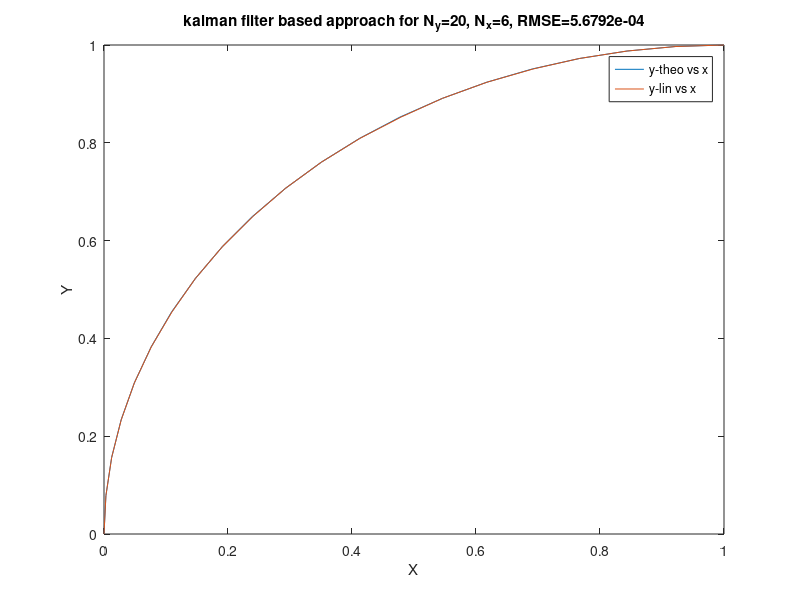

MATLAB code to generate this figure:
%% This code is created by Mayur Gaikwad | 16D100008 for Dual Degree Project (filter implementation on real values)
clear all:
clc;
close all;
%% Input parameters (semicircular arc from (0,0) to (2,0)
y_points=20; %scanner frequency
x_points=6;
ty=linspace(0,0.5,y_points+1);
phase=1/y_points/2;
tx=linspace(0,0.5,x_points+1);
%% theoretical values (we look for the values at t1)
%Curve equation = (x-1)^2 + y^2 = 1^2
ytheo=sin(pi*ty);
xtheo=1-sqrt(1-ytheo.*ytheo);
xact=1-cos(pi*tx);
%xarr=[xact; tx];
xfin=ones(1,y_points+1);
%% linear interpolation values of x at each y
%prev=xarr(2,1);
previndex=1;
%next=xarr(2,2);
nextindex=2;
i=1;
while i <=y_points
    if ty(i)>tx(nextindex)
        previndex=nextindex;
        nextindex=nextindex+1;
    elseif ty(i)==tx(previndex)
        xfin(i)=xact(previndex);
        i=i+1;
        
    elseif ty(i)==tx(nextindex)
        xfin(i)=xact(nextindex);
        previndex=nextindex;
        nextindex=nextindex+1;
        i=i+1;
    else
        deltat=ty(i)-tx(previndex);
        xfin(i)=xact(previndex)+(pi*sin(pi*tx(previndex))*deltat + 0.5*pi*pi*cos(pi*tx(previndex))*deltat*deltat);
%         xfin(i)=((xact(nextindex)-xact(previndex))/(tx(nextindex)-tx(previndex)))*(ty(i)-tx(previndex))+ xact(previndex);
        i=i+1;
    end
end
%y_lin= (y(1:y_points)+y(2:y_points+1))/2;
Rmse_kal= sqrt(sum((xfin-xtheo).^2)/y_points)
max_abs_error=max(abs(xfin-xtheo))
figure;
plot (xtheo,ytheo);
hold on;
plot(xfin,ytheo);
title('kalman filter based approach for N_y=20, N_x=6, RMSE=5.6792e-04');
xlabel('X');
ylabel('Y');
legend('y-theo vs x', 'y-lin vs x');

% %% Kalman filter based
% 
% fs=1e4;
% % time step
% dt = 1/fs;
% 
% t=0:1/fs:0.5; t=t';
% t=tx';
% n = numel(t);
% 
% % state matrix
% X = zeros(2,1);
% 
% % covariance matrix
% P = zeros(2,2);
% 
% % kalman filter output through the whole time
% X_arr = zeros(n, 2);
% 
% % system noise
% Q = [0.04 0;
%     0 1];
% 
% % transition matrix
% F = [1 dt;
%     0 1];
% 
% % observation matrix
% H = [1 0];
% 
% % variance of signal 1 (Velocity Sensor)
% v1_var = 40; f=100;
% v1 = (pi)*sin(pi*tx)+v1_var*randn([length(tx),1]);
% s1 = cumtrapz(t,v1);
% %s1_var=v1_var/(2*pi*f);
% s1_var=0.001;
% s1 = generate_signal(s1, s1_var);
% 
% %     s1 = 5*sin(2*pi*f*t)+s1_var*randn([length(t),1]);
% %s1 = generate_signal(s1, s1_var);
% 
% % variance of signal 2 (Position Sensor)
% s2_var = 0.5; f=100;
% %s2_theo=5*sin(2*pi*f*t);
% s2_theo=xact;
% s2 = 1-cos(pi*tx)+s2_var*randn([length(tx),1]);
% s2 = generate_signal(s2, s2_var);
% 
% % fusion
% for i = 1:n
%     if (i == 1) 
%         [X, P] = init_kalman(X, s1(i, 1)); % initialize the state using the 1st sensor
%     else
%         [X, P] = prediction(X, P, Q, F);
%         
%         [X, P] = update(X, P, s1(i, 1), s1(i, 2), H);
%         [X, P] = update(X, P, s2(i, 1), s2(i, 2), H);
%     end
%     
%     X_arr(i, :) = X;
% end
% % figure;
% % plot(t, [s1(:, 1), s2(:, 1),X_arr(:, 1)], 'LineWidth', 1);
% % set(gca,'FontSize',12);
% % grid on;
% % legend('signal 1', 'signal 2', 'Kalman Filter');
% % figure;
% % plot(t, X_arr(:, 1), 'LineWidth', 1);
% 
% 
% %computing the RMS
% RMS_kalman= sqrt(sum((s2_theo-X_arr(:,1)).*(s2_theo-X_arr(:,1)))/n)
% RMS_noise= sqrt(sum((s2_theo-s2(:,1)).*(s2_theo-s2(:,1)))/n)
% figure
% plot(t, [s2(:, 1), s2_theo], 'LineWidth', 1);
% 
% figure
% plot(t, [X_arr(:, 1), s2_theo], 'LineWidth', 1);
% 
